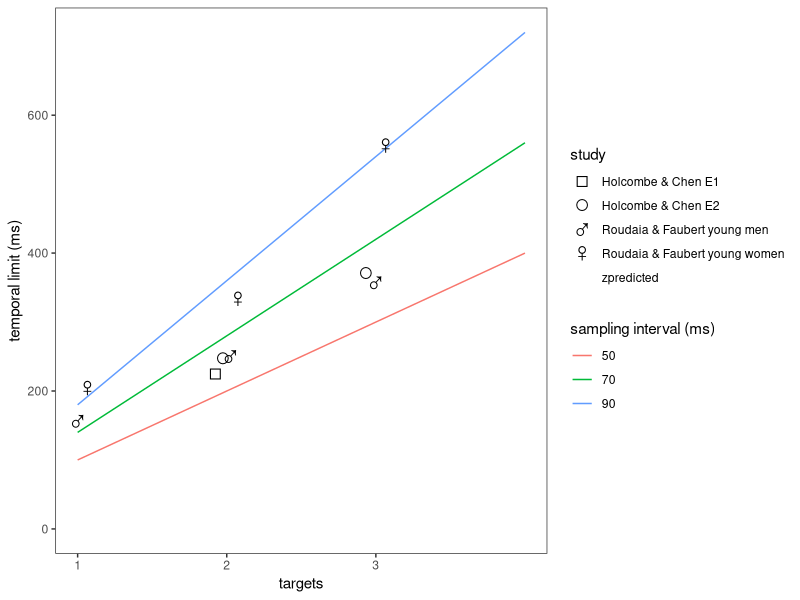

Source code (R):
## ---- chunk 1
library(ggplot2)
library(dplyr)
library(tidyr)
library(purrr)
library(forcats) #for fct_relevel

E1HolcombeChen13 <- tibble(experiment="Holcombe & Chen E1", targets=seq(1,2),   temporalLimit= c(1000/6.93, 1000/4.45) )
E2HolcombeChen13 <- tibble(experiment="Holcombe & Chen E2", targets=seq(2,3),   temporalLimit= c(1000/4.05, 1000/2.7) )
RoudaiaFaubert<- tibble(experiment="Roudaia & Faubert young men", targets=seq(1,3), temporalLimit=c(1000/6.4,1000/4,1000/2.8))
RoudaiaFaubert2<- tibble(experiment="Roudaia & Faubert young women", targets=seq(1,3), temporalLimit=c(1000/4.9,1000/3,1000/1.8))

temporalLimitsData<- rbind(E1HolcombeChen13,E2HolcombeChen13,RoudaiaFaubert,RoudaiaFaubert2)
temporalLimitsData$experiment <- as.factor(temporalLimitsData$experiment)

#criticalIntervalsObserved <- tibble( targets=seq(1,3), temporalLimit= c(1000/7, 1000/4.2, 1000/2.6) )

critInterval <- function(targets, samplingInterval) {
 samplingInterval*targets*2
}

valuesForComputing<- expand_grid(
  targets = 1:4,
  samplingInterval = c(50, 70, 90),
  experiment = "zpredicted" #when it starts with z, it will be at end in legend when ggplot creates factor ordering on fly
)
tibl <- valuesForComputing  %>% mutate(temporalLimit = critInterval(targets,samplingInterval))

#male/female samples https://github.com/kmiddleton/rexamples/blob/master/ggplot2%20male-female%20symbols.R
#unicode character list (look at ) https://www.ssec.wisc.edu/~tomw/java/unicode.html
ggplot(temporalLimitsData, aes(x=targets,y=temporalLimit, shape=experiment)) +
    geom_line(data=tibl, aes(color=factor(samplingInterval)) ) +
    geom_point(position=position_dodge(width=.2), size=5) +
    #geom_point( size=4) +
    #geom_line() +
    scale_shape_manual(values = c("\u25A1", "\u25CB", "\u2642", "\u2640",   "\u1111")) +
   scale_x_continuous(breaks=1:3, limits=c(1,4)) + #so that model lines extend all the way to symbols
    ylim(0,NA) +
    ylab('temporal limit (ms)') + labs(color='sampling interval (ms)', shape='study') + 
    theme_bw() +
   theme( panel.grid.major = element_blank(), panel.grid.minor = element_blank(),
          panel.background = element_blank())
